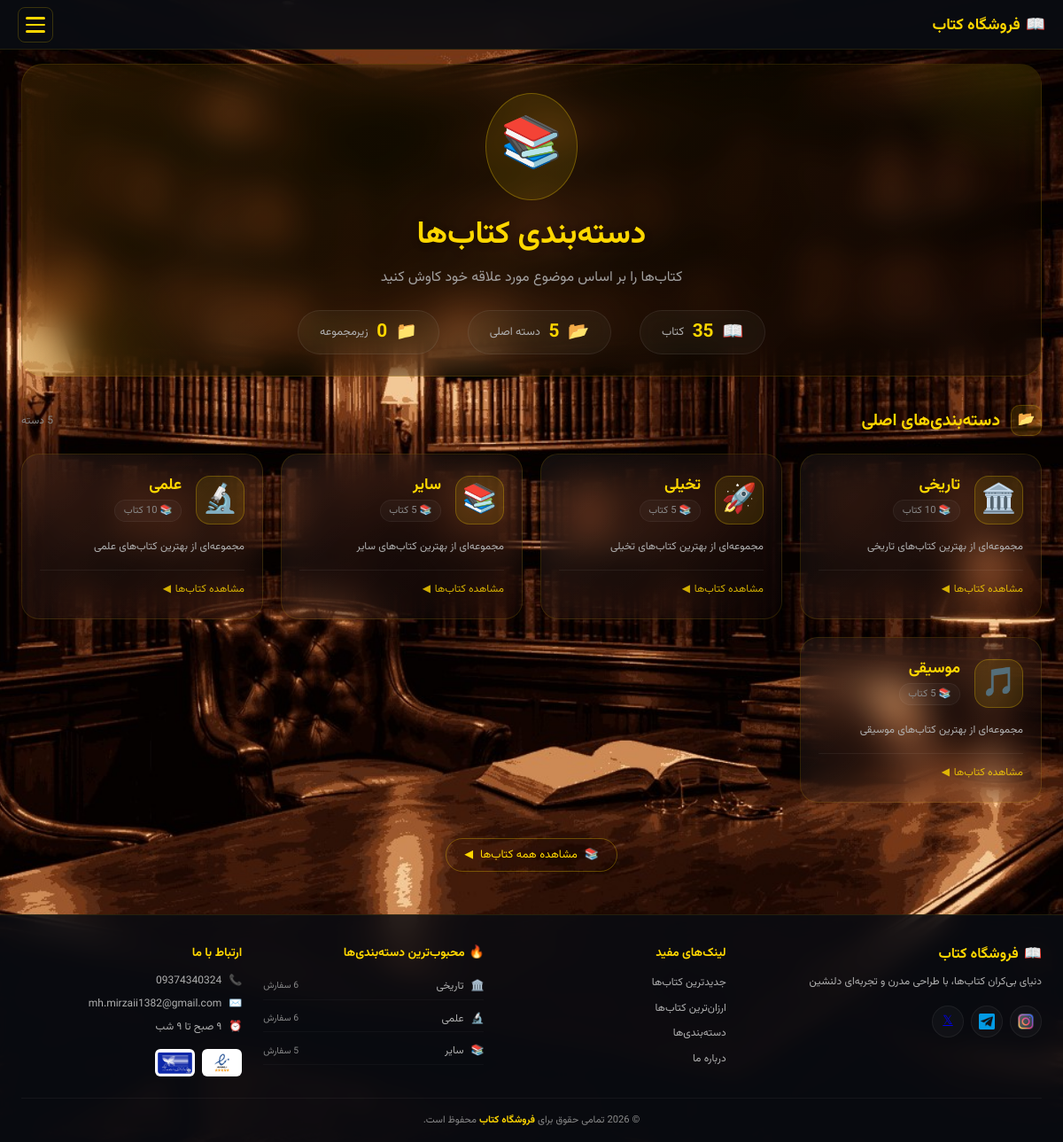
The page /user/categories.php on the database its author committed.
### tables this page shows
CREATE TABLE `categories` (
  `category_id` int(11) NOT NULL,
  `category_name` varchar(50) NOT NULL,
  `category_slug` varchar(50) NOT NULL,
  `category_icon` varchar(50) DEFAULT NULL,
  `category_description` text DEFAULT NULL,
  `parent_id` int(11) DEFAULT NULL,
  `created_at` timestamp NOT NULL DEFAULT current_timestamp()
);

### user/categories.php (the view, shortened to what this page needs)
<?php
include '../database/config.php';
$query = "SELECT c.*, COUNT(b.book_id) as book_count
          FROM categories c
          LEFT JOIN books b ON c.category_id = b.category_id
          GROUP BY c.category_id
          ORDER BY c.category_name ASC";
$result = $conn->query($query);
$categories = [];
while ($row = $result->fetch_assoc()) {
    $categories[] = $row;
}
$parent_categories = [];
$sub_categories = [];
foreach ($categories as $cat) {
    if ($cat['parent_id'] === null) {
        $parent_categories[] = $cat;
    } else {
        if (!isset($sub_categories[$cat['parent_id']])) {
            $sub_categories[$cat['parent_id']] = [];
        }
        $sub_categories[$cat['parent_id']][] = $cat;
    }
}
$total_books = 0;
foreach ($categories as $cat) {
    $total_books += $cat['book_count'];
}
?>
<link rel="stylesheet" href="../static/css/categories.css">
<div class="categories-container">
    <div class="hero-section">
        <div class="hero-content">
            <div class="hero-icon">📚</div>
            <h1 class="hero-title">دسته‌بندی کتاب‌ها</h1>
            <p class="hero-subtitle">کتاب‌ها را بر اساس موضوع مورد علاقه خود کاوش کنید</p>
            <div class="stats-wrapper">
                <div class="hero-stat">
                    <span class="hero-stat-icon">📖</span>
                    <span class="hero-stat-number"><?= number_format($total_books) ?></span>
                    <span class="hero-stat-label">کتاب</span>
                </div>
                <div class="hero-stat">
                    <span class="hero-stat-icon">📂</span>
                    <span class="hero-stat-number"><?= count($parent_categories) ?></span>
                    <span class="hero-stat-label">دسته اصلی</span>
                </div>
                <div class="hero-stat">
                    <span class="hero-stat-icon">📁</span>
                    <span class="hero-stat-number"><?= count($categories) - count($parent_categories) ?></span>
                    <span class="hero-stat-label">زیرمجموعه</span>
                </div>
            </div>
        </div>
    </div>
    <?php if (empty($categories)): ?>
        <div class="empty-state">
            <div class="empty-icon">📭</div>
            <h3>هیچ دسته‌بندی یافت نشد</h3>
            <p>در حال حاضر دسته‌بندی برای نمایش وجود ندارد.</p>
        </div>
    <?php else: ?>
        <?php if (!empty($parent_categories)): ?>
            <div class="section-header">
                <div class="section-icon">📂</div>
                <h2 class="section-title">دسته‌بندی‌های اصلی</h2>
                <span class="section-count"><?= count($parent_categories) ?> دسته</span>
            </div>
            <div class="categories-grid">
                <?php foreach ($parent_categories as $parent): ?>
                    <a href="books.php?category=<?= $parent['category_id'] ?>" class="category-card">
                        <div class="card-header">
                            <div class="card-icon"><?= htmlspecialchars($parent['category_icon'] ?? '📁') ?></div>
                            <div class="card-title-section">
                                <div class="card-title"><?= htmlspecialchars($parent['category_name']) ?></div>
                                <span class="card-book-count">
                                    <span>📚</span> <?= $parent['book_count'] ?> کتاب
                                </span>
                            </div>
                        </div>
                        <?php if (!empty($parent['category_description'])): ?>
                            <div class="card-description">
                                <?= htmlspecialchars($parent['category_description']) ?>
                            </div>
                        <?php else: ?>
                            <div class="card-description">
                                مجموعه‌ای از بهترین کتاب‌های <?= htmlspecialchars($parent['category_name']) ?>
                            </div>
                        <?php endif; ?>
                        <div class="card-footer">
                            <span class="card-link">
                                مشاهده کتاب‌ها
                                <span>◀</span>
                            </span>
                        </div>
                    </a>
                <?php endforeach; ?>
            </div>
        <?php endif; ?>
        <div style="text-align: center; margin-top: 2.5rem;">
            <a href="books.php" class="view-all-link">
                <span>📚</span>
                مشاهده همه کتاب‌ها
                <span>◀</span>
            </a>
        </div>
    <?php endif; ?>
</div>
<?php
$content = ob_get_clean();
include '../includes/header-footer.php';
?>

### includes/header-footer.php (shortened to what this page needs)
<?php
include_once __DIR__ . '/../database/config.php';
$social_links = [
    'instagram' => 'https://instagram.com/Hoseiin_28',
    'telegram'   => 'https://t.me/Hoseiin_28',
    'twitter'    => '#'
];
$popular_categories = [];
$cat_query = "
    SELECT c.category_id, c.category_name, c.category_icon, c.category_slug,
           COUNT(o.order_id) as order_count
    FROM categories c
    LEFT JOIN books b ON c.category_id = b.category_id
    LEFT JOIN orders o ON b.book_id = o.book_id
    GROUP BY c.category_id
    HAVING order_count > 0
    ORDER BY order_count DESC
    LIMIT 3
";
$cat_result = $conn->query($cat_query);
while ($cat = $cat_result->fetch_assoc()) {
    $popular_categories[] = $cat;
}
?>
<!DOCTYPE html>
<html lang="fa" dir="rtl">
<head>
    <link rel="stylesheet" href="../static/css/header-footer.css">
</head>
<body>
    <header class="main-header">
        <div class="header-container">
            <a href="/new-web/user/index.php" class="header-logo">
                <span>📖</span>
                <span>فروشگاه کتاب</span>
            </a>
            <button class="hamburger-btn" id="hamburgerBtn">
                <span></span>
                <span></span>
                <span></span>
            </button>
        </div>
    </header>
    <div class="header-spacer"></div>
    <?php echo $content ?? ''; ?>
    <footer class="main-footer">
        <div class="footer-container">
            <div class="footer-grid">
                <div class="footer-col">
                    <a href="/new-web/index.php" class="footer-logo">
                        <span>📖</span>
                        <span>فروشگاه کتاب</span>
                    </a>
                    <p class="footer-desc">دنیای بی‌کران کتاب‌ها، با طراحی مدرن و تجربه‌ای دلنشین</p>
                    <div class="footer-social">
                        <?php if (!empty($social_links['instagram'])): ?>
                        <a href="<?= htmlspecialchars($social_links['instagram']) ?>" target="_blank" rel="noopener" class="social-link">
                            <img src="../static/images/icon-instagram.png" alt="Instagram">
                        </a>
                        <?php endif; ?>
                        <?php if (!empty($social_links['telegram'])): ?>
                        <a href="<?= htmlspecialchars($social_links['telegram']) ?>" target="_blank" rel="noopener" class="social-link">
                            <img src="/new-web/static/images/icon-telegram.png" alt="Telegram">
                        </a>
                        <?php endif; ?>
                        <?php if (!empty($social_links['twitter'])): ?>
                        <a href="<?= htmlspecialchars($social_links['twitter']) ?>" target="_blank" rel="noopener" class="social-link">
                            <span>𝕏</span>
                        </a>
                        <?php endif; ?>
                    </div>
                </div>
                <div class="footer-col">
                    <h4>لینک‌های مفید</h4>
                    <ul class="footer-links">
                        <li><a href="/new-web/user/books.php?sort=latest">جدیدترین کتاب‌ها</a></li>
                        <li><a href="/new-web/user/books.php?sort=price_asc">ارزان‌ترین کتاب‌ها</a></li>
                        <li><a href="/new-web/user/categories.php">دسته‌بندی‌ها</a></li>
                        <li><a href="/new-web/user/about.php">درباره ما</a></li>
                    </ul>
                </div>
                <div class="footer-col">
                    <h4><span>🔥</span> محبوب‌ترین دسته‌بندی‌ها</h4>
                    <?php if (!empty($popular_categories)): ?>
                    <div class="popular-list">
                        <?php foreach ($popular_categories as $index => $cat): ?>
                        <a href="/new-web/user/books.php?category=<?= $cat['category_id'] ?>" class="popular-item">
                            <span><?= htmlspecialchars($cat['category_icon'] ?? '📚') ?></span>
                            <span class="popular-name"><?= htmlspecialchars($cat['category_name']) ?></span>
                            <span class="popular-count"><?= $cat['order_count'] ?> سفارش</span>
                        </a>
                        <?php endforeach; ?>
                    </div>
                    <?php endif; ?>
                </div>
                <div class="footer-col">
                    <h4>ارتباط با ما</h4>
                    <div class="contact-info">
                        <div class="contact-item">
                            <span>📞</span>
                            <span>09374340324</span>
                        </div>
                        <div class="contact-item">
                            <span>✉️</span>
                            <span>mh.mirzaii1382@gmail.com</span>
                        </div>
                        <div class="contact-item">
                            <span>⏰</span>
                            <span>۹ صبح تا ۹ شب</span>
                        </div>
                    </div>
                    <div class="trust-badges">
                        <img src="/new-web/static/images/enamad.png" alt="نماد اعتماد">
                        <img src="/new-web/static/images/shaparak.jpg" alt="درگاه پرداخت">
                    </div>
                </div>
            </div>
            <div class="footer-bottom">
                <p>© 2026 تمامی حقوق برای <strong>فروشگاه کتاب</strong> محفوظ است.</p>
            </div>
        </div>
    </footer>
</body>
</html>

### static/css/header-footer.css (style rules this page uses)
* { margin: 0; padding: 0; box-sizing: border-box; }
:root { --primary: #ffd700; --primary-dark: #e6be00; --bg-header: rgba(10, 12, 18, 0.92); --bg-drawer: rgba(15, 18, 25, 0.98); --bg-hover: rgba(255, 215, 0, 0.08); --bg-active: rgba(255, 215, 0, 0.12); --text-primary: #ffffff; --text-secondary: rgba(255, 255, 255, 0.75); --text-muted: rgba(255, 255, 255, 0.45); --border-light: rgba(255, 215, 0, 0.1); --danger: #ef4444; }
body { font-family: "Vazirmatn", system-ui, sans-serif; background-image: url("/new-web/static/images/background.jpg"); background-attachment: fixed; background-size: cover; background-position: center; font-size: 14px; min-height: 100vh; color: white; }
.main-header { position: fixed; top: 0; left: 0; width: 100%; height: 56px; z-index: 1000; background: var(--bg-header); backdrop-filter: blur(12px); -webkit-backdrop-filter: blur(12px); border-bottom: 1px solid var(--border-light); }
.header-container { max-width: 1280px; margin: 0 auto; padding: 0 1.25rem; height: 56px; display: flex; align-items: center; justify-content: space-between; }
.header-logo { display: flex; align-items: center; gap: 0.4rem; text-decoration: none; font-size: 1.1rem; font-weight: bold; color: var(--primary); }
.hamburger-btn { display: flex; flex-direction: column; justify-content: center; gap: 5px; width: 40px; height: 40px; padding: 8px; background: transparent; border: 1px solid rgba(255, 215, 0, 0.2); border-radius: 8px; cursor: pointer; transition: all 0.2s; }
.hamburger-btn span { display: block; width: 100%; height: 2.5px; background: var(--primary); border-radius: 3px; transition: all 0.25s; }
.header-spacer { height: 56px; }
.main-footer { background: rgba(10, 12, 18, 0.85); backdrop-filter: blur(12px); border-top: 1px solid var(--border-light); margin-top: 3rem; padding: 2rem 0 1rem; }
.footer-container { max-width: 1280px; margin: 0 auto; padding: 0 1.5rem; }
.footer-grid { display: grid; grid-template-columns: 1fr; gap: 1.5rem; }
@media (min-width: 640px) { .footer-grid { grid-template-columns: repeat(2, 1fr); } }
@media (min-width: 1024px) { .footer-grid { grid-template-columns: 2fr 1.5fr 1.5fr 1.5fr; } }
.footer-logo { display: flex; align-items: center; gap: 0.4rem; text-decoration: none; color: var(--primary); font-weight: bold; font-size: 1rem; margin-bottom: 0.5rem; }
.footer-desc { color: var(--text-secondary); font-size: 0.75rem; line-height: 1.7; margin-bottom: 1rem; }
.footer-social { display: flex; gap: 0.5rem; }
.social-link { width: 36px; height: 36px; display: flex; align-items: center; justify-content: center; background: rgba(255, 255, 255, 0.03); border: 1px solid rgba(255, 255, 255, 0.06); border-radius: 50%; transition: all 0.2s; }
.social-link img { width: 18px; height: 18px; object-fit: contain; }
.footer-col h4 { color: var(--primary); font-size: 0.85rem; font-weight: bold; margin-bottom: 0.75rem; display: flex; align-items: center; gap: 0.3rem; }
.footer-links { list-style: none; display: flex; flex-direction: column; gap: 0.4rem; }
.footer-links a { color: var(--text-secondary); text-decoration: none; font-size: 0.75rem; transition: color 0.15s; }
.popular-list { display: flex; flex-direction: column; gap: 0.4rem; }
.popular-item { display: flex; align-items: center; gap: 0.5rem; padding: 0.35rem 0; color: var(--text-secondary); text-decoration: none; font-size: 0.75rem; border-bottom: 1px solid rgba(255, 255, 255, 0.03); transition: all 0.15s; }
.popular-name { flex: 1; }
.popular-count { font-size: 0.65rem; color: var(--text-muted); }
.contact-info { display: flex; flex-direction: column; gap: 0.5rem; margin-bottom: 1rem; }
.contact-item { display: flex; align-items: center; gap: 0.5rem; color: var(--text-secondary); font-size: 0.75rem; }
.contact-item span:first-child { color: var(--primary); }
.trust-badges { display: flex; gap: 0.5rem; }
.trust-badges img { width: 45px; height: auto; background: white; padding: 0.2rem; border-radius: 6px; }
.footer-bottom { border-top: 1px solid rgba(255, 255, 255, 0.05); margin-top: 1.5rem; padding-top: 1rem; text-align: center; }
.footer-bottom p { color: var(--text-muted); font-size: 0.7rem; }
.footer-bottom strong { color: var(--primary); }

### rows shown on the page
categories: category_icon "🏛️", category_name "تاریخی", book_count "10"
categories: category_icon "🚀", category_name "تخیلی"
categories: category_icon "📚", category_name "سایر"
categories: category_icon "🔬", category_name "علمی", book_count "10"
categories: category_icon "🎵", category_name "موسیقی"

### other values the page prints
$total_books "35"
count($parent_categories) "5"
count($categories) - count($parent_categories) "0"
